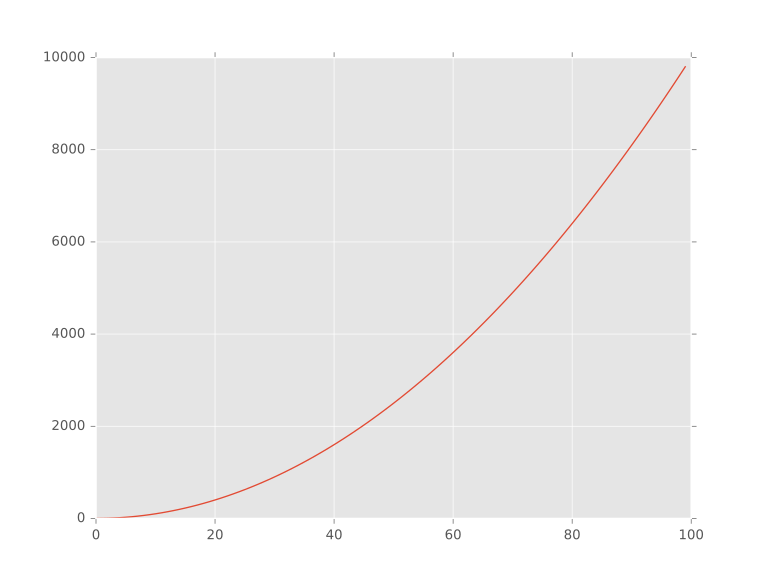

Python code for this plot:
from utatane import command


with command() as plt:
    xs = range(100)
    plt.figure(0)
    plt.plot(xs, xs)
    plt.figure(1)
    plt.hold(True)
    plt.plot(xs, [x * x for x in xs])
